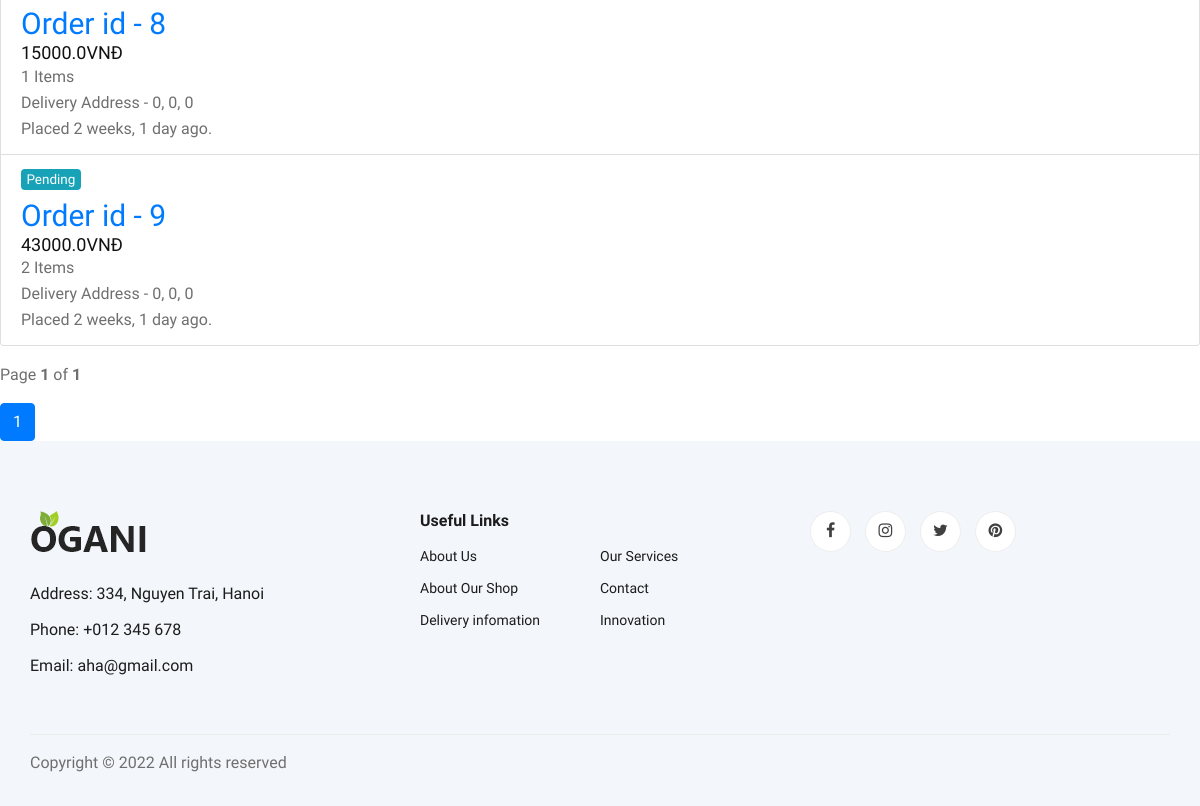
Before: /my_order/ (signed in, lower part) with the older database file.
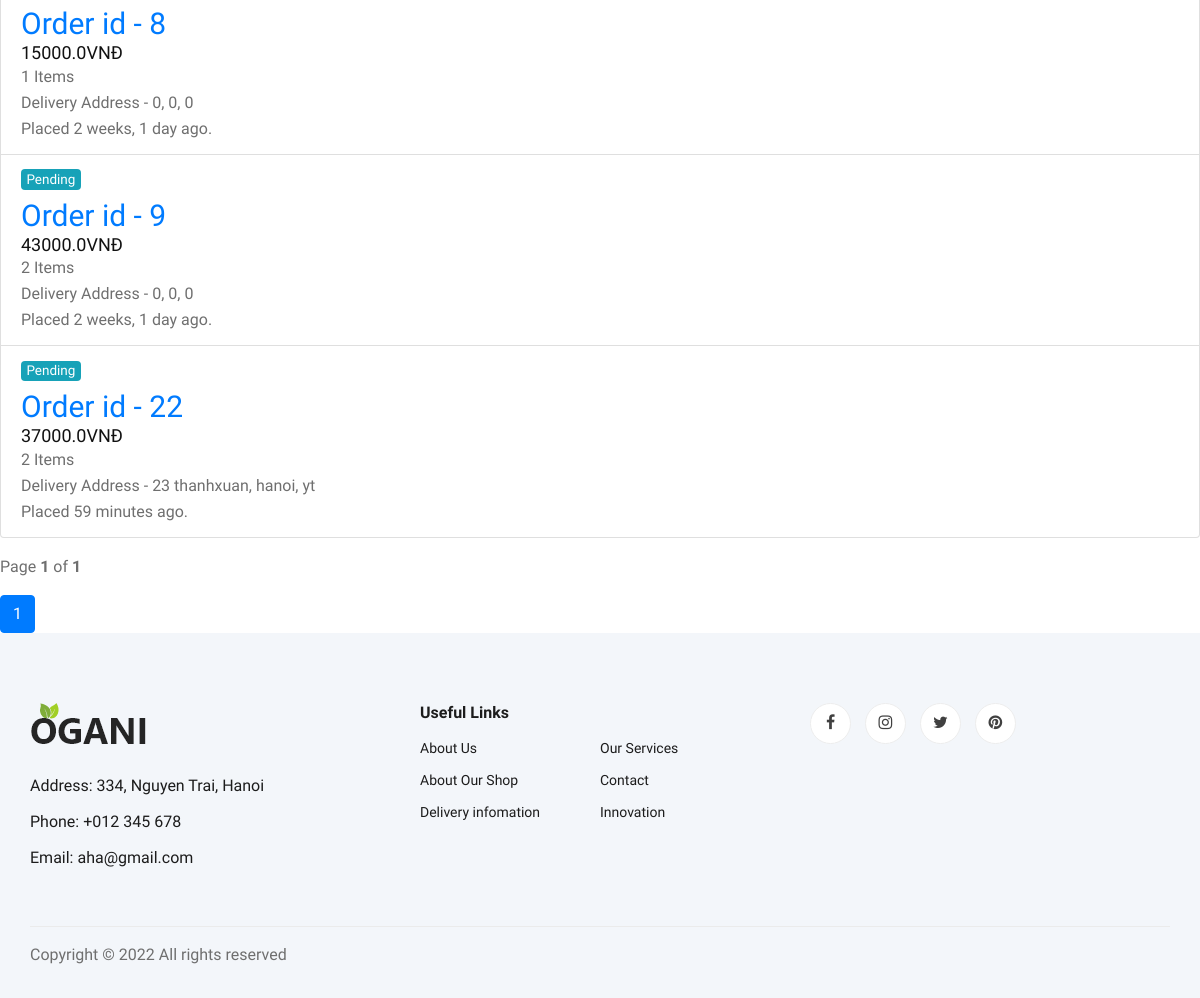
After: the same page with the newer database file.
### order/models.py (models this page shows, shortened)
class Order(models.Model):
    user = models.ForeignKey(User, related_name='orders', on_delete=models.CASCADE)
    phone_number = models.CharField(max_length=15)
    address = models.CharField(max_length=150, blank=False, null=False)
    city = models.CharField(max_length=50)
    credit_card = models.CharField(max_length=10)
    paid = models.BooleanField(default=False)
    created = models.DateTimeField(auto_now_add=True)
    updated = models.DateTimeField(auto_now=True)
    status = models.CharField(
        choices=choices, max_length=10, default='Pending')
    total_price = models.FloatField(null=False, blank=False, default=0)
    class Meta:
        ordering = ('-created',)

### order/views.py (the view)
# urls.py: path('my_order/', views.MyOrders.as_view(), name='my_orders'),
class MyOrders(LoginRequiredMixin, generic.ListView):
    model = Order
    template_name = 'order/order_list.html'
    context_object_name = 'orders'
    paginate_by = 20
    def get_queryset(self):
        return Order.objects.filter(user=self.request.user).annotate(total_items=Count('items'))

### order/templates/order/order_list.html (shortened to what this page needs)
{% extends 'homepage/base.html' %} {% block title %}AHA | Your Orders{% endblock title %} {% block content %}
<ul class="list-group my-3">
    {% for order in orders %}
    <li class="list-group-item">
        <h5 class="mb-2">
            {% if order.status == 'Delivered' %}
            <span class="badge badge-success font-weight-light">
        {{order.status}}
      </span> {% else %}
            <span class="badge badge-info font-weight-light">{{order.status}}</span> {% endif %}
        </h5>
        <h3>
            <a href="{% url 'order_app:order_details' order.id %}">Order id - {{order.id}}</a>
        </h3>
        <h5>{{order.total_price}}VNĐ</h5>
        <p class="mb-0">{{order.total_items}} Items</p>
        <p class="mb-0">
            Delivery Address - {{order.address}}, {{order.city}}, {{order.credit_card}}
        </p>
        <p class="mb-0">Placed {{order.created|timesince}} ago.</p>
    </li>
    {% endfor %}
</ul>
{% with page_obj as page %}
<p>Page <b>{{page.number}}</b> of <b>{{page.paginator.num_pages}}</b></p>
<nav>
    <ul class="pagination">
        <li class="page-item active"><a href="#" class="page-link">1</a></li>
    </ul>
</nav>
{% endwith %} {% endblock content %}

Changed rows visible on the page:
added Order: status "Pending", id "22", total_price "37000.0", total_items "2", address "23 thanhxuan", city "hanoi", credit_card "yt", created "59 minutes"
